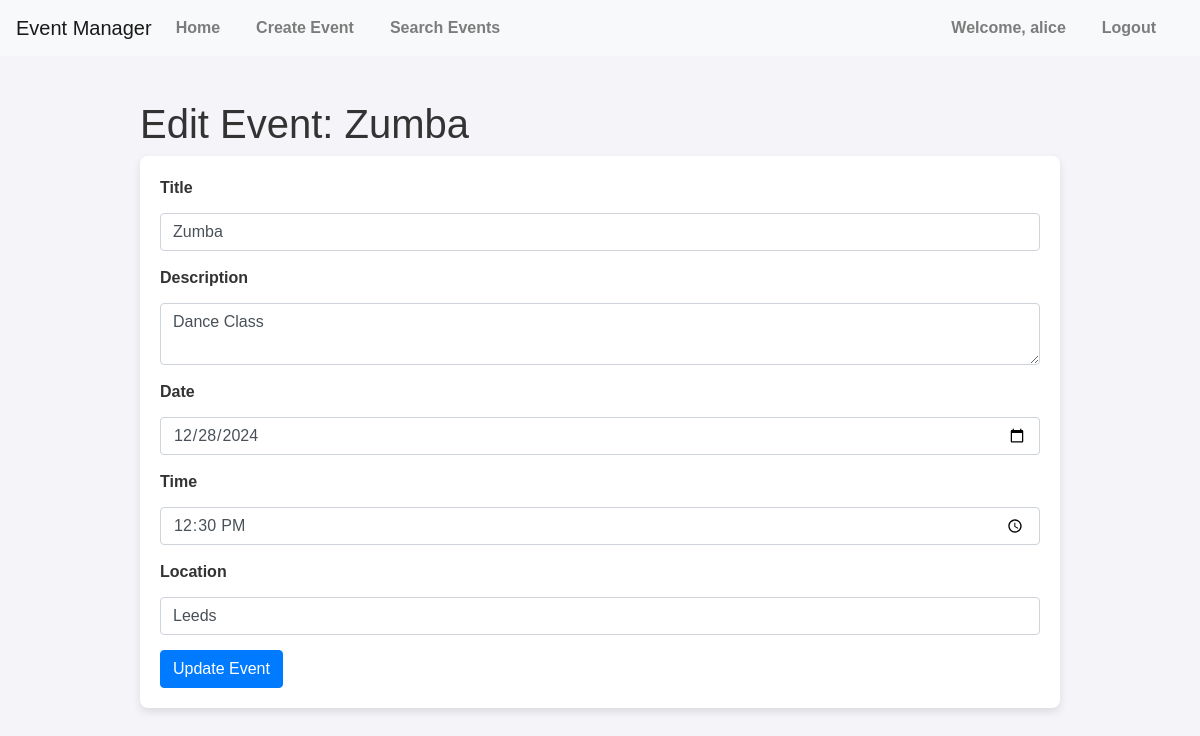
Page /edit-event/9 (signed in) on the committed database.
### app/models.py (models this page shows, shortened)
class User(db.Model, UserMixin):
    id = db.Column(db.Integer, primary_key=True)
    username = db.Column(db.String(50), unique=True, nullable=False)
    email = db.Column(db.String(120), unique=True, nullable=False)
    password = db.Column(db.String(128), nullable=False)
    rating = db.Column(db.Integer, default=0)

class Event(db.Model):
    id = db.Column(db.Integer, primary_key=True)
    title = db.Column(db.String(100), nullable=False)
    description = db.Column(db.Text, nullable=True)
    date = db.Column(db.Date, nullable=False)
    time = db.Column(db.Time, nullable=False)
    location = db.Column(db.String(255), nullable=False)
    organizer = db.Column(db.String(50), nullable=False)
    liked = db.Column(db.Integer, default=0)
    disliked = db.Column(db.Integer, default=0)
    users = db.relationship('User', secondary='user_event', backref='events')

### app/views.py (the view, shortened to what this page needs)
@app.route('/edit-event/<int:event_id>', methods=['GET', 'POST'])
@login_required
def edit_event(event_id):
    event = Event.query.get_or_404(event_id)
    if event.organizer != current_user.username:
        flash('You are not authorized to edit this event.', 'danger')
        return redirect(url_for('homepage'))
    form = CreateEventForm(obj=event)
    return render_template('edit_event.html', form=form, event=event)

### app/forms.py (shortened to what this page needs)
class CreateEventForm(FlaskForm):
    title = StringField('Title', validators=[DataRequired()])
    description = TextAreaField('Description', validators=[DataRequired()])
    date = DateField('Date', validators=[DataRequired()])
    time = TimeField('Time', validators=[DataRequired()])
    location = StringField('Location', validators=[DataRequired()])
    submit = SubmitField('Create Event')

### app/__init__.py (called while the page is built)
@login_manager.user_loader
def load_user(user_id):
    from app.models import User
    return User.query.get(user_id)

### app/templates/edit_event.html (shortened to what this page needs)
{% extends "base.html" %}
{% block content %}
<h1>Edit Event: {{ event.title }}</h1>
<form method="POST">
    <div class="form-group">
        {{ form.title.label }}
        {{ form.title(class="form-control") }}
    </div>
    <div class="form-group">
        {{ form.description.label }}
        {{ form.description(class="form-control") }}
    </div>
    <div class="form-group">
        {{ form.date.label }}
        {{ form.date(class="form-control") }}
    </div>
    <div class="form-group">
        {{ form.time.label }}
        {{ form.time(class="form-control") }}
    </div>
    <div class="form-group">
        {{ form.location.label }}
        {{ form.location(class="form-control") }}
    </div>
    <button type="submit" class="btn btn-primary">Update Event</button>
</form>
{% endblock %}

### app/templates/base.html (shortened to what this page needs)
<!DOCTYPE html>
<html>
<head>
    <link rel="stylesheet" href="https://stackpath.bootstrapcdn.com/bootstrap/4.2.1/css/bootstrap.min.css"
>
    <link rel="stylesheet" href="{{ url_for('static', filename='style.css') }}">
</head>
<body>
    <nav class="navbar navbar-expand-sm navbar-light bg-light">
        <a class="navbar-brand" href="/">Event Manager</a>
        <div class="collapse navbar-collapse" id="navbarSupportedContent">
            <ul class="navbar-nav mr-auto">
                <li class="nav-item"><a class="nav-link" href="/homepage">Home</a></li>
                <li class="nav-item"><a class="nav-link" href="/create-event">Create Event</a></li>
                <li class="nav-item"><a class="nav-link" href="/search-event">Search Events</a></li>
            </ul>
            <ul class="navbar-nav ml-auto">
                {% if current_user.is_authenticated %}
                <li class="nav-item"><a class="nav-link" href="#">Welcome, {{ current_user.username }}</a></li>
                <li class="nav-item"><a class="nav-link" href="/logout">Logout</a></li>
                {% else %}
                <li class="nav-item"><a class="nav-link" href="/">Login</a></li>
                {% endif %}
            </ul>
        </div>
    </nav>
    <div class="container mt-4">
        {% block content %}{% endblock %}
    </div>
</body>
</html>

### app/static/style.css (style rules this page uses)
body { font-family: Arial, sans-serif; background-color: #f4f4f9; margin: 0; padding: 0; color: #333; }
.container { width: 80%; margin: 0 auto; padding: 20px; }
nav { background-color: #003366; padding: 10px; }
nav ul { list-style-type: none; margin: 0; padding: 0; text-align: center; }
nav ul li { display: inline; margin-right: 20px; }
nav ul li a { color: #ffffff; text-decoration: none; font-weight: bold; }
form { background-color: #ffffff; padding: 20px; border-radius: 8px; box-shadow: 0 4px 8px rgba(0, 0, 0, 0.1); }
form .form-group { margin-bottom: 15px; }
form label { font-weight: bold; }
form input, form textarea, form select { width: 100%; padding: 10px; margin-top: 5px; border-radius: 4px; border: 1px solid #ccc; background-color: #f9f9f9; }
form button { background-color: #28a745; color: white; border: none; padding: 10px 20px; border-radius: 4px; font-size: 16px; cursor: pointer; }
button, a { outline: none; }

### rows in the picture
User: username "alice"
Event: title "Zumba", description "Dance Class", date "12/28/2024", time "12:30", location "Leeds"
